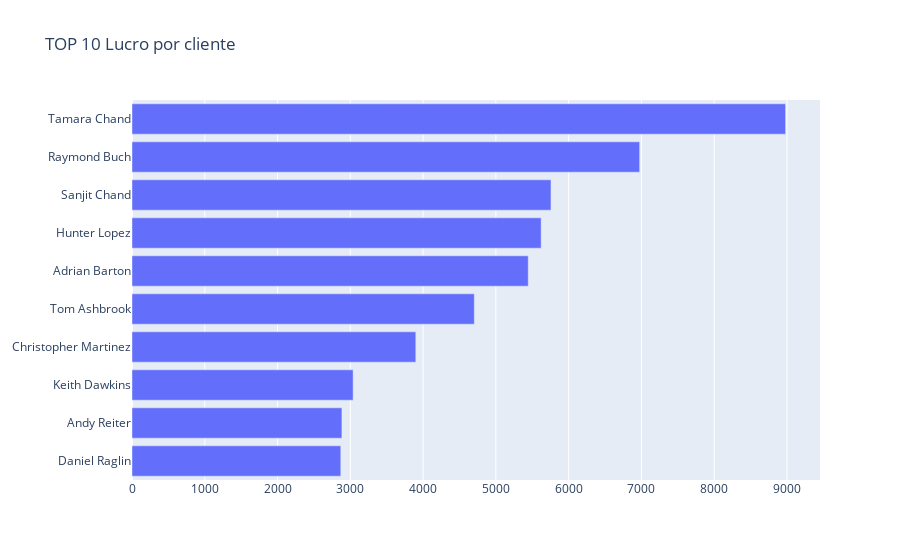

Here is the notebook cell this chart was saved with:
### Code cell
figplot2 = pg.Figure(data = [pg.Bar(name = "TOP 10 Lucro por cliente", x = df_sum_cliente_sort_lucro["Lucro após o desconto"],
                                    y = df_sum_cliente_sort_lucro["Nome Cliente"], orientation = "h")])
figplot2.update_layout(title = "TOP 10 Lucro por cliente",yaxis_categoryorder = "total ascending")
figplot2.show()

### Figure 1 — Plotly figure (JSON) as saved in the notebook; plotly's stock layout.template omitted (floating-point values rounded to 4 significant figures)
{"data": [{"name": "TOP 10 Lucro por cliente", "orientation": "h", "type": "bar", "x": [8981.0, 6976.0, 5757.0, 5622.0, 5445.0, 4704.0, 3900.0, 3039.0, 2885.0, 2869.0], "y": ["Tamara Chand", "Raymond Buch", "Sanjit Chand", "Hunter Lopez", "Adrian Barton", "Tom Ashbrook", "Christopher Martinez", "Keith Dawkins", "Andy Reiter", "Daniel Raglin"]}], "layout": {"title": {"text": "TOP 10 Lucro por cliente"}, "yaxis": {"categoryorder": "total ascending"}}}
